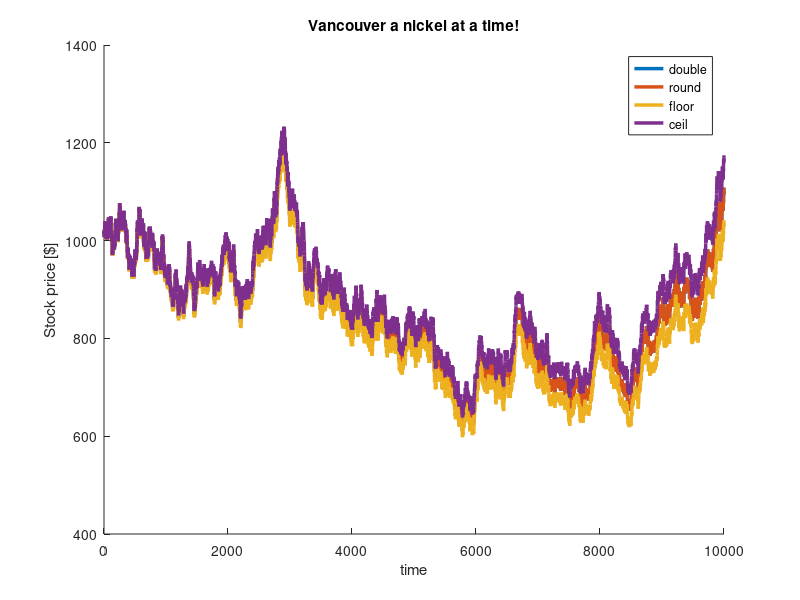

MATLAB code to generate this figure:
%-------------------------------------------------------------------------%
%   __  __    _  _____ _        _    ____    _  _      ____    _ ____     %
%  |  \/  |  / \|_   _| |      / \  | __ )  | || |    / ___|__| |  _ \    %
%  | |\/| | / _ \ | | | |     / _ \ |  _ \  | || |_  | |   / _` | |_) |   %
%  | |  | |/ ___ \| | | |___ / ___ \| |_) | |__   _| | |__| (_| |  __/    %
%  |_|  |_/_/   \_\_| |_____/_/   \_\____/     |_|    \____\__,_|_|       %
%                                                                         %
%-------------------------------------------------------------------------%
%                                                                         %
%   Author: Marco Mehl <marco.mehl@polimi.it>                             %
%           Timoteo Dinelli <timoteo.dinelli@polimi.it>                   %
%   CRECK Modeling Group <http://creckmodeling.chem.polimi.it>            %
%   Department of Chemistry, Materials and Chemical Engineering           %
%   Politecnico di Milano                                                 %
%   P.zza Leonardo da Vinci 32, 20133 Milano                              %
%                                                                         %
% ----------------------------------------------------------------------- %

clear, clc
stock=1000;          % starting value of the stocks 1000
stock_floor = stock; % Copy the same value in three differente variables
stock_ceil = stock;  % and after some calculations I will do different 
stock_round = stock; % types of rounding
 
% Loop for 10000 times perturbing the values of the stocks each cycle
% of a delta between +/-1 %
for i=1:1e4
    variation = (1 + (rand * 2 - 1) / 100); % rand return a random number between 0 and 1
    % In order to get a random variation of +/-1% multiply rand for 2 so I
    % will obtain a random number between 0 and 2, then I subtract 1 so the
    % number will be between -1 and 1 and finally I divide by 100 to obtain
    % a random number between -0.01 and 0.01
    
    stock = stock * variation;
    vectstock(i)=stock; % store the value inside a vector
    
    % same procedure and rounding using floor
    stock_floor = floor(stock_floor * variation * 100)/100;
    vectstock_floor(i)=stock_floor;
    
     % same procedure and rounding using two digits after the comma
    stock_round=round(stock_round*variation*100)/100;
    vectstock_round(i)=stock_round;

     % same procedure and rounding using ceil
    stock_ceil=ceil(stock_ceil*variation*100)/100;
    vectstock_ceil(i)=stock_ceil;
    
    % ceil e floor arrotondano all'intero successivo per eccesso e difetto.
    % moltiplicando per 100 l'argomento e dividendo per 100 il risultato
    % ottengo arrotondamenti alla seconda cifra decimale
    
    iter(i)=i;
end

figure(1)
hold on
title('Vancouver a nickel at a time!')
plot(iter,vectstock,'DisplayName','double', 'LineWidth', 2.5)
plot(iter, vectstock_round,'DisplayName','round', 'LineWidth', 2.5)
plot(iter, vectstock_floor,'DisplayName','floor', 'LineWidth', 2.5)
plot(iter, vectstock_ceil,'DisplayName','ceil', 'LineWidth', 2.5)
xlabel('time')
ylabel('Stock price [$]')
legend
